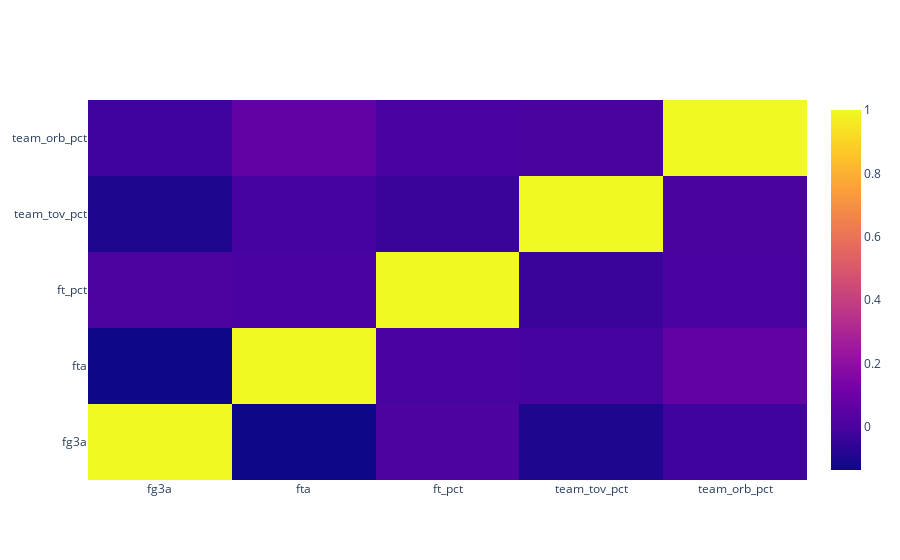

Notebook code for this chart:
### Markdown cell above
So from the heatmap above, we see that there are a couple of high correlations we need to take into account:

* Team efg_pct is highly correlated with ast_ratio, fg2_pct and fg3_pct
* Assist ratio is highly correlated with fg3_pct and fg2_pct
* Fg3a is negatively correlated with fg2a

Between the rest of the variables there doesnt seem to be any other worrisome correlations, but we will need to define a list of base variables which have very low correlations, which can serve as the baseline for the tuning process in the classifiers

### Code cell
base_x = ['fg3a', 'fta', 'ft_pct', 'team_tov_pct', 'team_orb_pct']
heatmap(base_x)

### Figure 1 — Plotly figure (JSON) as saved in the notebook; plotly's stock layout.template omitted (floating-point values rounded to 4 significant figures)
{"data": [{"hoverongaps": false, "type": "heatmap", "x": ["fg3a", "fta", "ft_pct", "team_tov_pct", "team_orb_pct"], "y": ["fg3a", "fta", "ft_pct", "team_tov_pct", "team_orb_pct"], "z": [[1, -0.137, 0.009427, -0.1001, -0.02082], [-0.137, 1, -0.002044, -0.007852, 0.07005], [0.009427, -0.002044, 1, -0.03829, -0.002839], [-0.1001, -0.007852, -0.03829, 1, 0.004935], [-0.02082, 0.07005, -0.002839, 0.004935, 1]]}], "layout": {}}
